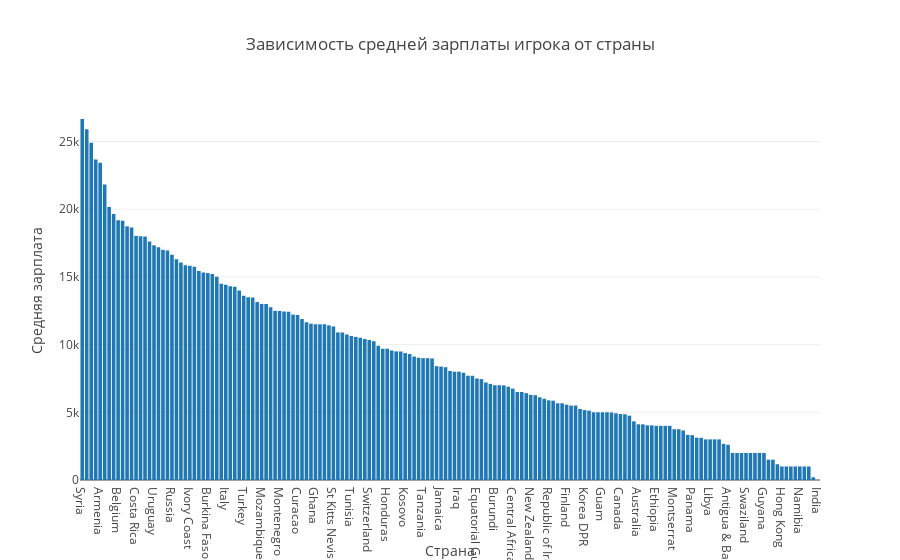

Notebook code cell kept with this figure:
### Code cell
"""Зависимость средней зарплаты игрока от страны
Показывает, какие страны готовы тратить огромные деньги для отвлечения внимания своих граждан
от внутренних проблем
"""
countries = df.groupby(['Nationality']).agg({'Wage': 'mean'}).sort_values('Wage', ascending=False)
trace = go.Bar(
    x=countries.Wage.keys(), 
    y=countries.Wage
)
data = [trace]
layout = go.Layout(
    title='Зависимость средней зарплаты игрока от страны',
    xaxis={
        'title': 'Страна'
    },
    yaxis={
        'title': 'Средняя зарплата'
    }
)
fig = go.Figure(data=data, layout=layout)
py.iplot(fig)

### Figure 1 — Plotly figure (JSON) as saved in the notebook; plotly's stock layout.template omitted (floating-point values rounded to 4 significant figures; data arrays with more than 128 entries replaced by an {"elided": "..."} marker saying what was removed)
{"data": [{"type": "bar", "uid": "772789d0-1e22-47c3-8417-456164602640", "x": {"elided": "165 str values"}, "y": {"elided": "165 float values"}}], "layout": {"title": {"text": "Зависимость средней зарплаты игрока от страны"}, "xaxis": {"title": {"text": "Страна"}}, "yaxis": {"title": {"text": "Средняя зарплата"}}}}
